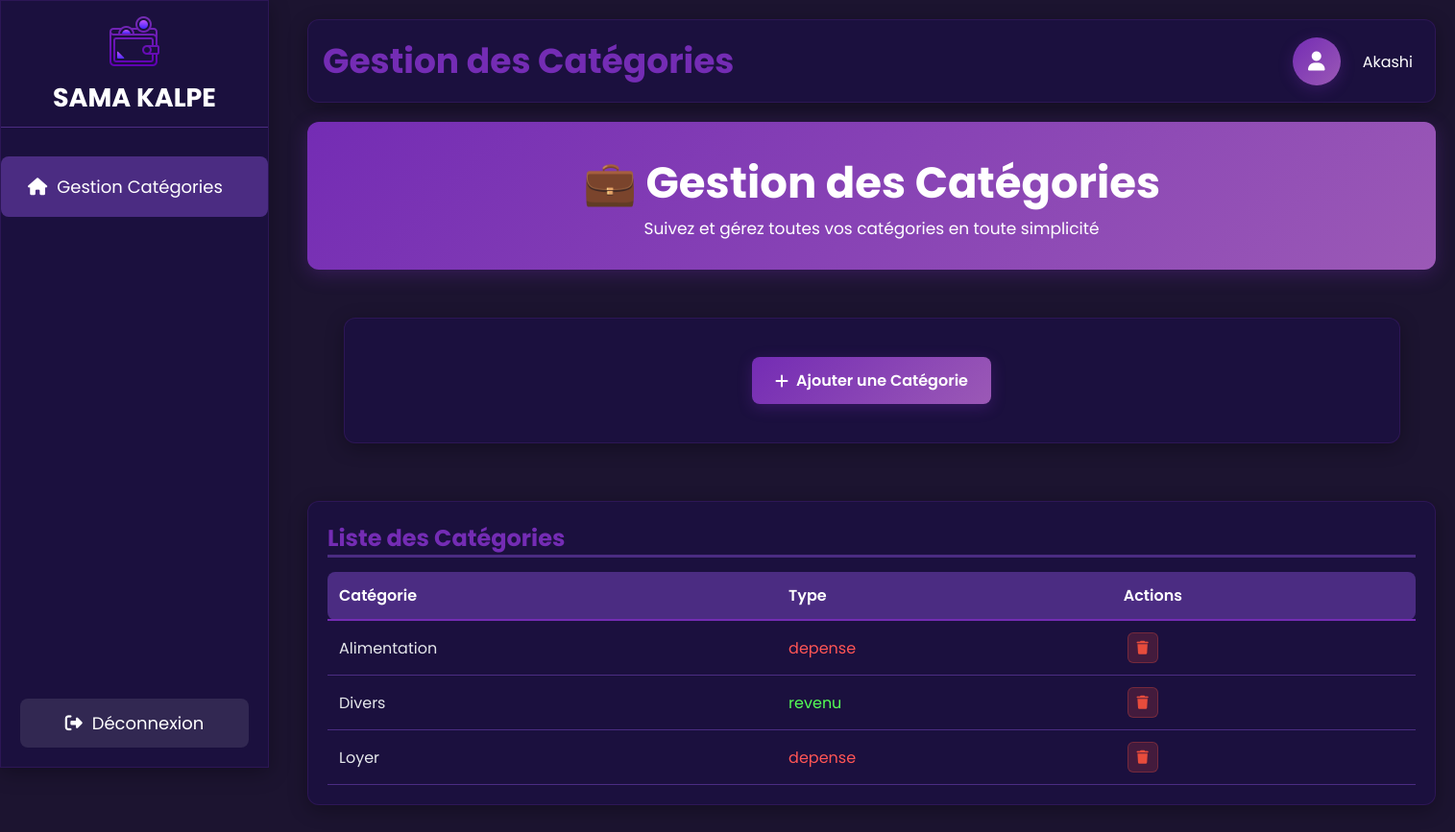
Page /gestion_categorie.php (signed in) on the earlier database version.
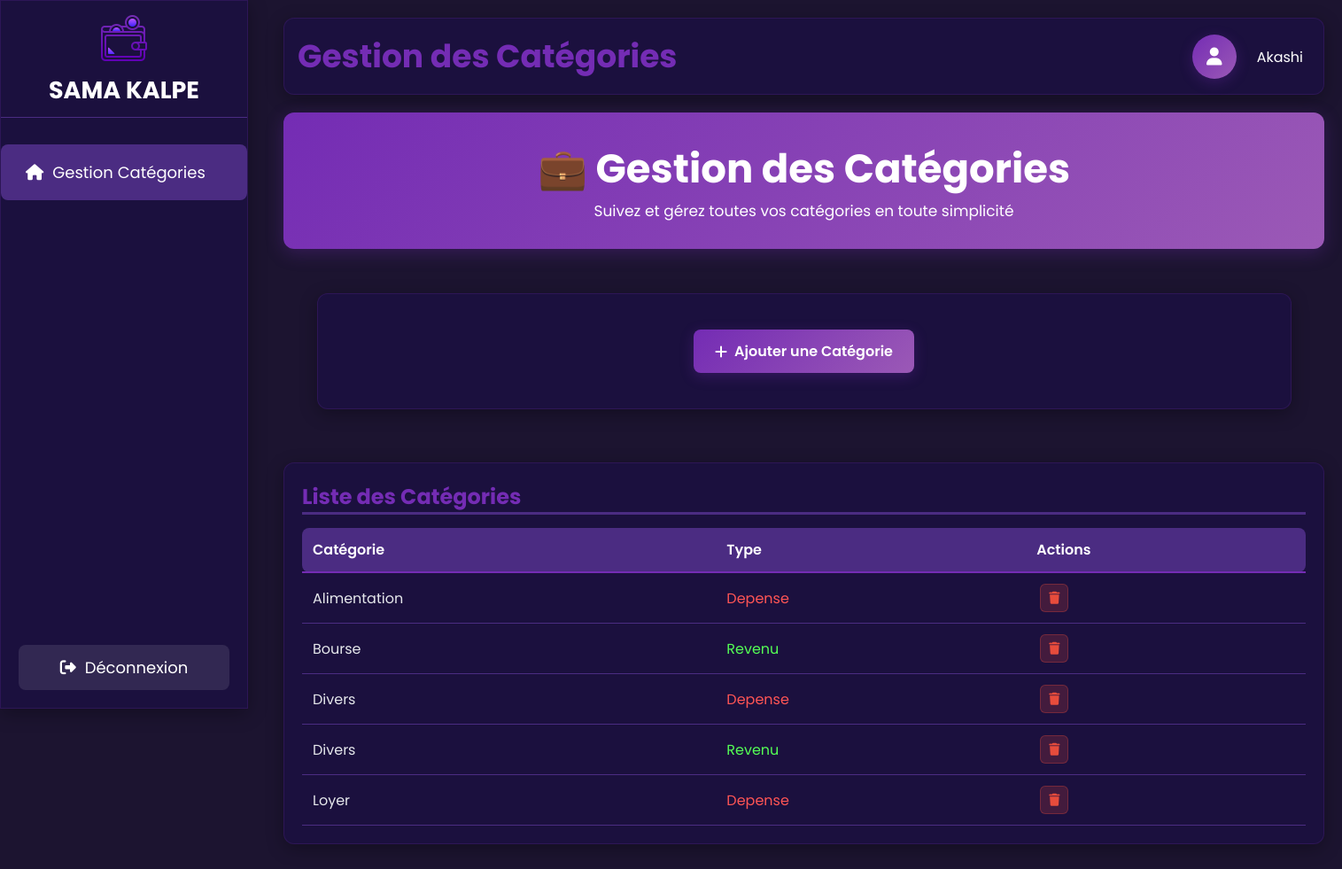
Same page on the later database version.
### tables this page shows
CREATE TABLE IF NOT EXISTS `utilisateur` (
  `ID_UTILISATEUR` int NOT NULL AUTO_INCREMENT,
  `ID_ROLE` int NOT NULL,
  `NOM_UTILISATEUR` varchar(255) DEFAULT NULL,
  `PRENOM` varchar(255) DEFAULT NULL,
  `EMAIL` varchar(255) DEFAULT NULL,
  `MOT_DE_PASSE` varchar(255) DEFAULT NULL,
  `CODE` int DEFAULT NULL,
  `FLAG_REINITIALISATION` tinyint(1) DEFAULT '0',
  PRIMARY KEY (`ID_UTILISATEUR`),
  KEY `ID_ROLE` (`ID_ROLE`)
);

CREATE TABLE IF NOT EXISTS `categorie` (
  `ID_CATEGORIE` int NOT NULL AUTO_INCREMENT,
  `ID_TYPE` int NOT NULL,
  `NOM_CATEGORIE` varchar(255) DEFAULT NULL,
  PRIMARY KEY (`ID_CATEGORIE`),
  KEY `ID_TYPE` (`ID_TYPE`)
);

CREATE TABLE IF NOT EXISTS `type` (
  `ID_TYPE` int NOT NULL AUTO_INCREMENT,
  `NOM_TYPE` varchar(255) NOT NULL,
  PRIMARY KEY (`ID_TYPE`)
);

### gestion_categorie.php (the view, shortened to what this page needs)
<?php
require_once __DIR__ . '/config/config.php';
$userId = $_SESSION['id'] ?? null;
$stmt = $mysqlClient->prepare("SELECT NOM_UTILISATEUR, PRENOM FROM utilisateur WHERE ID_UTILISATEUR = ?");
$stmt->execute([$userId]);
$user = $stmt->fetch(PDO::FETCH_ASSOC);
$sql = "
    SELECT
        c.ID_CATEGORIE,
        c.NOM_CATEGORIE,
        t.NOM_TYPE
    FROM categorie c
    JOIN type t ON c.ID_TYPE = t.ID_TYPE
    ORDER BY c.NOM_CATEGORIE
";
$stmt = $mysqlClient->prepare($sql);
$stmt->execute();
$categories = $stmt->fetchAll(PDO::FETCH_ASSOC);
?>
<!DOCTYPE html>
<html lang="fr">
<head>
    <link rel="stylesheet" href="https://cdnjs.cloudflare.com/ajax/libs/font-awesome/6.6.0/css/all.min.css">
    <link rel="stylesheet" href="CSS/accueil.css">
    <link rel="stylesheet" href="CSS/dropdown.css">
    <link rel="stylesheet" href="CSS/sidebar.css">
    <link rel="stylesheet" href="CSS/gestion_categorie.css">
</head>
<body>
<div class="container">
  <aside class="sidebar">
    <div class="titre">
      <a href="accueil.php"><img src="icone/logo.png" alt="logo" class="logo" style="cursor: pointer;"></a>
      <h1>SAMA KALPE</h1>
    </div>
    <ul>
      <li class="active";><a href="gestion_categorie.php" style="text-decoration: none;color:white"><i class="fa-solid fa-house"></i>Gestion Catégories</a></li>
    </ul>
    <div class="sidebar-footer">
      <a href="deconnexion.php" class="logout-sidebar">
        <i class="fa-solid fa-sign-out-alt"></i> Déconnexion
      </a>
    </div>
  </aside>
  <main class="main">
    <header class="header">
      <h1>Gestion des Catégories</h1>
      <div class="user-profile">
        <a href="profil.php" class="profile-btn">
          <i class="fa-solid fa-user"></i>
        </a>
        <div class="user-dropdown">
          <span class="user-name" onclick="toggleDropdown()"><?= htmlspecialchars($user['NOM_UTILISATEUR'] ?? 'Utilisateur') ?></span>
        </div>
      </div>
    </header>
    <section class="introduction">
      <h1>💼 Gestion des Catégories</h1>
      <p>Suivez et gérez toutes vos catégories en toute simplicité</p>
    </section>
    <div class="separator">
    <section style="width:1100px" class="actions-section">
      <div class="btn-container">
        <a href="ajout_categorie.php" class="btn-ajouter">
          <i class="fa-solid fa-plus"></i> Ajouter une Catégorie
        </a>
      </div>
    </section>
    </div>
    <section class="transactions">
      <h2>Liste des Catégories</h2>
      <div id="liste_categories" class="tab-content">
        <table class="transaction">
          <thead>
            <tr>
              <th>Catégorie</th>
              <th>Type</th>
              <th>Actions</th>
            </tr>
          </thead>
          <tbody>
            <?php if (!empty($categories)): ?>
  <?php foreach ($categories as $d): ?>
    <?php
      $type = $d['NOM_TYPE'] ?? '';
      $couleur = '';
      if (strtolower($type) === 'dépense' || strtolower($type) === 'depense') {
          $couleur = 'color: #ff5555';
      } elseif (strtolower($type) === 'revenu') {
          $couleur = 'color: #55ff55;';
      }
    ?>
    <tr>
      <td><?= htmlspecialchars($d['NOM_CATEGORIE'] ?? 'Non défini') ?></td>
      <td style="<?= $couleur ?>"><?= htmlspecialchars($type) ?></td>
      <td>
        <a href="supp_categorie.php?id=<?= (int)($d['ID_CATEGORIE'] ?? 0) ?>" class="btn-icon btn-supprimer" title="Supprimer" onclick="return confirm('Supprimer cette catégorie ?')">
          <i class="fa-solid fa-trash"></i>
        </a>
      </td>
    </tr>
  <?php endforeach; ?>
<?php else: ?>
  <tr>
    <td colspan="3" style="text-align: center; color: #bbb;">Aucune catégorie trouvée.</td>
  </tr>
<?php endif; ?>
          </tbody>
        </table>
      </div>
    </section>
  </main>
</div>
</body>
</html>

### CSS/accueil.css (style rules this page uses)
* { margin: 0; padding: 0; box-sizing: border-box; font-family: 'Poppins', sans-serif; }
body { background-color: #1C1430; color: white; height: 150vh; }
.container { display: grid; grid-template-columns: 300px 1fr; grid-template-areas: "sidebar main"; height: 100vh; }
.sidebar ul li a { display: block; width: 100%; height: 100%; padding: 0; margin: 0; text-decoration: none; }
.main { grid-area: main; display: grid; grid-template-columns: repeat(2, 1fr); grid-template-rows: auto auto auto auto; grid-template-areas: "header header" "introduction introduction" "solde solde" "stats1 stats2" "transactions transactions"; gap: 20px; padding: 20px; margin-left: 0 !important; }
.header { grid-area: header; background: #1b103e; box-shadow: 0 5px 20px rgba(0,0,0,0.3); border: 1px solid rgba(116, 48, 180, 0.2); padding: 15px; border-radius: 12px; font-size: 18px; display: flex; justify-content: space-between; align-items: center; }
.header h1 { color: #742CB4; }
.user-profile { display: flex; align-items: center; gap: 15px; }
.profile-btn { width: 50px; height: 50px; border-radius: 50%; background: linear-gradient(135deg, #742CB4 0%, #9B59B6 100%); border: none; color: white; font-size: 20px; cursor: pointer; box-shadow: 0 4px 15px rgba(116, 44, 180, 0.3); display: flex; align-items: center; justify-content: center; }
.introduction { grid-area: introduction; background: linear-gradient(135deg, #742CB4 0%, #9B59B6 100%); box-shadow: 0 5px 20px rgba(116, 48, 180, 0.3); padding: 30px; display: flex; flex-direction: column; justify-content: center; align-items: center; border-radius: 12px; }
.introduction p { font-size: 17px; }
.introduction h1 { font-size: 45px; }
.transactions { grid-area: transactions; background: #1b103e; box-shadow: 0 5px 20px rgba(0,0,0,0.3); border: 1px solid rgba(116, 48, 180, 0.2); padding: 20px; border-radius: 12px; }
.transactions h2 { margin-bottom: 15px; border-bottom: 3px solid #4b2c82; color: #742CB4; }
.transaction { width: 100%; border-collapse: collapse; margin-top: 15px; }
.transaction th { background: #4b2c82; color: white; padding: 12px; text-align: left; font-weight: 600; border-bottom: 2px solid #742CB4; }
.transaction td { padding: 12px; border-bottom: 1px solid #4b2c82; color: #e5e7eb; }
.transaction th:first-child, .transaction td:first-child { border-radius: 8px 0 0 8px; }
.transaction th:last-child, .transaction td:last-child { border-radius: 0 8px 8px 0; }

### CSS/dropdown.css (style rules this page uses)
.user-dropdown { position: relative; display: inline-block; }
.user-name { cursor: pointer; color: white; font-size: 16px; padding: 4px 8px; border-radius: 4px; transition: background-color 0.3s ease; }

### CSS/sidebar.css (style rules this page uses)
.sidebar { grid-area: sidebar; background: #1b103e; box-shadow: 0 5px 20px rgba(0,0,0,0.3); border: 1px solid rgba(116, 48, 180, 0.2); }
.titre { display: flex; padding: 10px; align-items: center; flex-direction: column; border-bottom: 1px solid #4b2c82; margin-bottom: 30px; }
.sidebar ul { list-style: none; }
.sidebar ul li { padding: 18px; margin-bottom: 20px; margin-left: px; border-radius: 8px; cursor: pointer; transition: 0.3s; }
.sidebar ul li i { margin-right: 10px; margin-left: 10px; }
.sidebar ul li:hover, .sidebar ul li.active { background: #4b2c82; }
.sidebar { position: fixed; top: 0; left: 0; height: 100vh; overflow-y: auto; z-index: 1000; width: 280px; font-size: large; }
.sidebar-footer { position: absolute; bottom: 20px; left: 20px; right: 20px; }
.logout-sidebar { display: flex; align-items: center; justify-content: center; gap: 10px; padding: 12px 16px; background-color: rgba(255, 255, 255, 0.1); color: white; text-decoration: none; border-radius: 8px; transition: background-color 0.3s; width: 100%; box-sizing: border-box; }
.main { padding: 20px; min-height: 100vh; }

Differences in the rows shown:
changed through a linked row, categorie "Alimentation": ID_TYPE.NOM_TYPE "depense" → "Depense"
added categorie: NOM_CATEGORIE "Bourse", ID_TYPE.NOM_TYPE "Revenu"
added categorie: NOM_CATEGORIE "Divers", ID_TYPE.NOM_TYPE "Depense"
changed through a linked row, categorie (number 4 of 5 on the later page): ID_TYPE.NOM_TYPE "revenu" → "Revenu"
changed through a linked row, categorie "Loyer": ID_TYPE.NOM_TYPE "depense" → "Depense"
